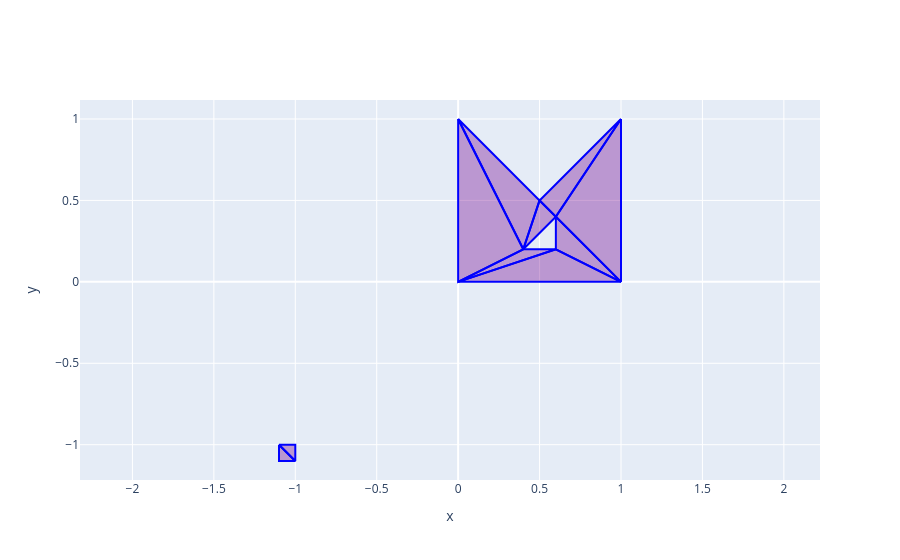

Notebook source saved alongside this figure:
### Code cell
if __name__ == "__main__":
    triexample1 = mytriangulate(multipolyexample1)
    print(MultiPolygon(triexample1))
    
    traces1 = draw_multipolygon(multipolyexample1, color='red', alpha=0.2)
    traces2 = draw_multipolygon(MultiPolygon(triexample1), alpha=0.2, showline=True)
    tracesToFig(traces1+traces2).show()

### Figure 1 — Plotly figure (JSON) as saved in the notebook; plotly's stock layout.template omitted (floating-point values rounded to 4 significant figures)
{"data": [{"fill": "toself", "fillcolor": "rgba(255,0,0,0.2)", "line": {"color": "rgba(0,0,0,0)"}, "mode": "lines", "showlegend": false, "type": "scatter", "visible": true, "x": [0, 0, 0.5, 1, 1, 0, 0.4, 0.6, 0.6, 0.4], "y": [0, 1, 0.5, 1, 0, 0, 0.2, 0.2, 0.4, 0.2]}, {"fill": "toself", "fillcolor": "rgba(255,0,0,0.2)", "line": {"color": "rgba(0,0,0,0)"}, "mode": "lines", "showlegend": false, "type": "scatter", "visible": true, "x": [-1, -1.1, -1.1, -1, -1], "y": [-1, -1, -1.1, -1.1, -1]}, {"fill": "toself", "fillcolor": "rgba(0,0,255,0.2)", "line": {"color": "blue"}, "mode": "lines", "showlegend": false, "type": "scatter", "visible": true, "x": [0, 0, 0.4, 0], "y": [1, 0, 0.2, 1]}, {"fill": "toself", "fillcolor": "rgba(0,0,255,0.2)", "line": {"color": "blue"}, "mode": "lines", "showlegend": false, "type": "scatter", "visible": true, "x": [0, 0.4, 0.5, 0], "y": [1, 0.2, 0.5, 1]}, {"fill": "toself", "fillcolor": "rgba(0,0,255,0.2)", "line": {"color": "blue"}, "mode": "lines", "showlegend": false, "type": "scatter", "visible": true, "x": [1, 0.5, 0.6, 1], "y": [1, 0.5, 0.4, 1]}, {"fill": "toself", "fillcolor": "rgba(0,0,255,0.2)", "line": {"color": "blue"}, "mode": "lines", "showlegend": false, "type": "scatter", "visible": true, "x": [1, 0.6, 1, 1], "y": [1, 0.4, 0, 1]}, {"fill": "toself", "fillcolor": "rgba(0,0,255,0.2)", "line": {"color": "blue"}, "mode": "lines", "showlegend": false, "type": "scatter", "visible": true, "x": [0, 1, 0.6, 0], "y": [0, 0, 0.2, 0]}, {"fill": "toself", "fillcolor": "rgba(0,0,255,0.2)", "line": {"color": "blue"}, "mode": "lines", "showlegend": false, "type": "scatter", "visible": true, "x": [0, 0.6, 0.4, 0], "y": [0, 0.2, 0.2, 0]}, {"fill": "toself", "fillcolor": "rgba(0,0,255,0.2)", "line": {"color": "blue"}, "mode": "lines", "showlegend": false, "type": "scatter", "visible": true, "x": [0.4, 0.6, 0.5, 0.4], "y": [0.2, 0.4, 0.5, 0.2]}, {"fill": "toself", "fillcolor": "rgba(0,0,255,0.2)", "line": {"color": "blue"}, "mode": "lines", "showlegend": false, "type": "scatter", "visible": true, "x": [0.6, 0.6, 1, 0.6], "y": [0.4, 0.2, 0, 0.4]}, {"fill": "toself", "fillcolor": "rgba(0,0,255,0.2)", "line": {"color": "blue"}, "mode": "lines", "showlegend": false, "type": "scatter", "visible": true, "x": [-1.1, -1.1, -1, -1.1], "y": [-1, -1.1, -1.1, -1]}, {"fill": "toself", "fillcolor": "rgba(0,0,255,0.2)", "line": {"color": "blue"}, "mode": "lines", "showlegend": false, "type": "scatter", "visible": true, "x": [-1.1, -1, -1, -1.1], "y": [-1, -1.1, -1, -1]}], "layout": {"title": {}, "xaxis": {"scaleanchor": "y", "title": {"text": "x"}}, "yaxis": {"title": {"text": "y"}}}}
